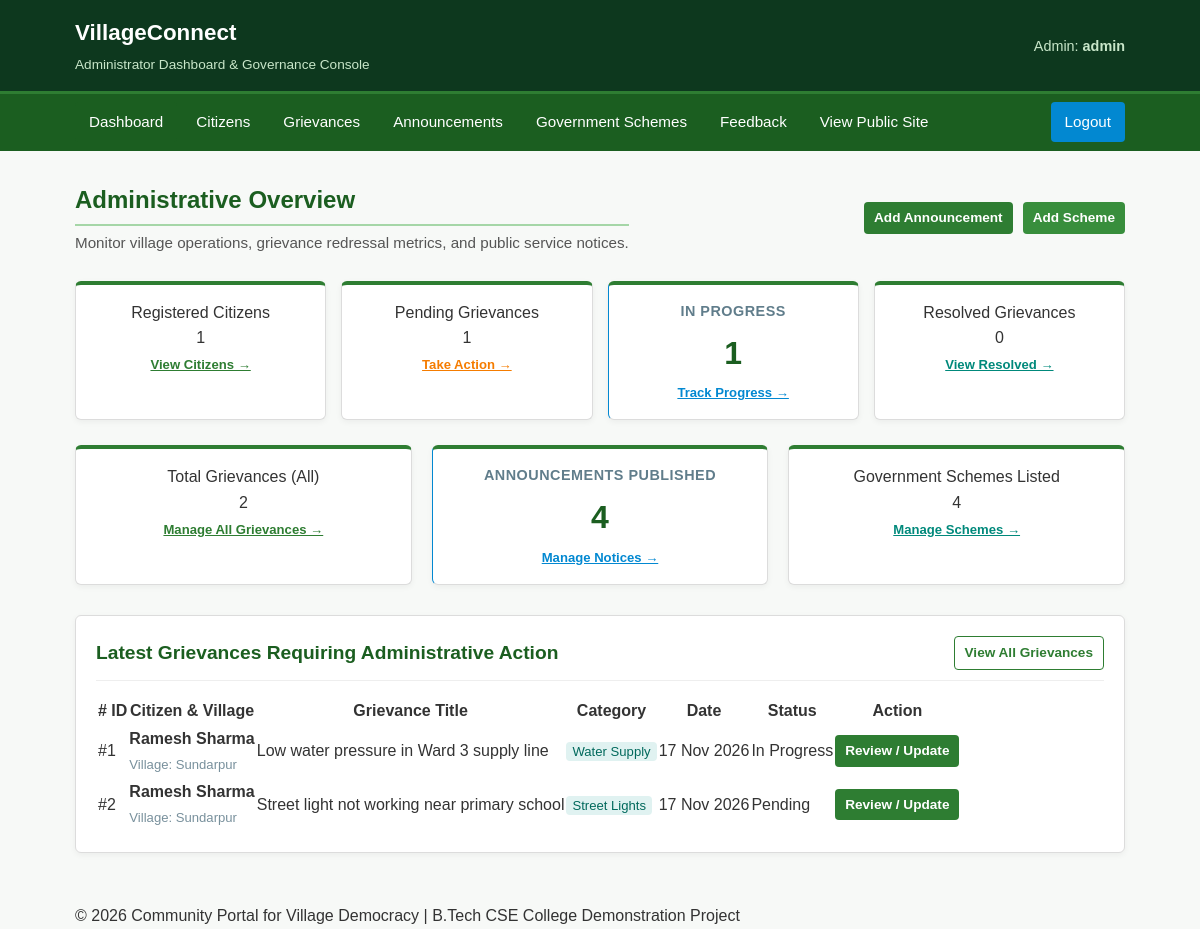
Page /admin/dashboard.php (signed in) on the committed database.
### tables this page shows
CREATE TABLE IF NOT EXISTS `grievances` (
    `id` INT AUTO_INCREMENT PRIMARY KEY,
    `citizen_id` INT NOT NULL,
    `title` VARCHAR(200) NOT NULL,
    `category` VARCHAR(50) NOT NULL,
    `description` TEXT NOT NULL,
    `status` ENUM('Pending', 'In Progress', 'Resolved') DEFAULT 'Pending',
    `admin_remark` TEXT NULL,
    `created_at` TIMESTAMP DEFAULT CURRENT_TIMESTAMP,
    `updated_at` TIMESTAMP DEFAULT CURRENT_TIMESTAMP ON UPDATE CURRENT_TIMESTAMP,
    FOREIGN KEY (`citizen_id`) REFERENCES `citizens`(`id`) ON DELETE CASCADE
);

CREATE TABLE IF NOT EXISTS `citizens` (
    `id` INT AUTO_INCREMENT PRIMARY KEY,
    `full_name` VARCHAR(100) NOT NULL,
    `email` VARCHAR(100) NOT NULL UNIQUE,
    `phone` VARCHAR(15) NOT NULL,
    `village_name` VARCHAR(100) NOT NULL,
    `password` VARCHAR(255) NOT NULL,
    `created_at` TIMESTAMP DEFAULT CURRENT_TIMESTAMP
);

### admin/dashboard.php (the view, shortened to what this page needs)
<?php
require_once "../config/db.php";
$admin_username = $_SESSION['admin_username'] ?? 'admin';
$cit_res = mysqli_query($conn, "SELECT COUNT(*) as count FROM citizens");
$total_citizens = mysqli_fetch_assoc($cit_res)['count'] ?? 0;
$total_grievances = 0;
$pending_grievances = 0;
$inprogress_grievances = 0;
$resolved_grievances = 0;
$grv_res = mysqli_query($conn, "SELECT status, COUNT(*) as count FROM grievances GROUP BY status");
while ($r = mysqli_fetch_assoc($grv_res)) {
    $total_grievances += $r['count'];
    if ($r['status'] === 'Pending') {
        $pending_grievances = $r['count'];
    } elseif ($r['status'] === 'In Progress') {
        $inprogress_grievances = $r['count'];
    } elseif ($r['status'] === 'Resolved') {
        $resolved_grievances = $r['count'];
    }
}
$ann_res = mysqli_query($conn, "SELECT COUNT(*) as count FROM announcements");
$total_announcements = mysqli_fetch_assoc($ann_res)['count'] ?? 0;
$sch_res = mysqli_query($conn, "SELECT COUNT(*) as count FROM government_schemes");
$total_schemes = mysqli_fetch_assoc($sch_res)['count'] ?? 0;
$recent_query = "SELECT g.id, g.title, g.category, g.status, g.created_at, c.full_name as citizen_name, c.village_name
                 FROM grievances g
                 JOIN citizens c ON g.citizen_id = c.id
                 ORDER BY g.created_at DESC
                 LIMIT 5";
$recent_result = mysqli_query($conn, $recent_query);
?>
<!DOCTYPE html>
<html lang="en">
<head>
    <link rel="stylesheet" href="../assets/css/style.css">
</head>
<body>
    <header class="top-header" style="background-color: #0d381e;">
        <div class="container header-content">
            <div>
                <a href="dashboard.php" class="brand-title">
                    VillageConnect
                </a>
                <span class="brand-subtitle">Administrator Dashboard & Governance Console</span>
            </div>
            <div>
                <span style="color: #c8e6c9; font-size: 0.9rem;">
                    Admin: <strong><?php echo htmlspecialchars($admin_username); ?></strong>
                </span>
            </div>
        </div>
    </header>
    <nav class="navbar" style="background-color: #1b5e20;">
        <div class="container">
            <ul class="nav-links">
                <li><a href="dashboard.php" class="active">Dashboard</a></li>
                <li><a href="manage_citizens.php">Citizens</a></li>
                <li><a href="manage_grievances.php">Grievances</a></li>
                <li><a href="manage_announcements.php">Announcements</a></li>
                <li><a href="manage_schemes.php">Government Schemes</a></li>
                <li><a href="manage_feedback.php">Feedback</a></li>
                <li><a href="../index.php" target="_blank">View Public Site</a></li>
                <li class="nav-right"><a href="logout.php" class="nav-highlight">Logout</a></li>
            </ul>
        </div>
    </nav>
    <main class="main-content">
        <div class="container">
            <div style="display: flex; justify-content: space-between; align-items: center; flex-wrap: wrap; gap: 15px; margin-bottom: 25px;">
                <div>
                    <h1 class="section-title" style="margin-bottom: 5px;">Administrative Overview</h1>
                    <p class="section-desc" style="margin-bottom: 0;">
                        Monitor village operations, grievance redressal metrics, and public service notices.
                    </p>
                </div>
                <div style="display: flex; gap: 10px; flex-wrap: wrap;">
                    <a href="add_announcement.php" class="btn btn-primary btn-sm">Add Announcement</a>
                    <a href="add_scheme.php" class="btn btn-secondary btn-sm">Add Scheme</a>
                </div>
            </div>
            <div class="grid-4" style="margin-bottom: 25px;">
                <div class="stat-card">
                    <div class="stat-label">Registered Citizens</div>
                    <div class="stat-value"><?php echo $total_citizens; ?></div>
                    <a href="manage_citizens.php" style="color: #2e7d32; font-size: 0.82rem; font-weight: 600;">View Citizens &rarr;</a>
                </div>
                <div class="stat-card orange">
                    <div class="stat-label">Pending Grievances</div>
                    <div class="stat-value"><?php echo $pending_grievances; ?></div>
                    <a href="manage_grievances.php?status=Pending" style="color: #f57c00; font-size: 0.82rem; font-weight: 600;">Take Action &rarr;</a>
                </div>
                <div class="stat-card blue">
                    <div class="stat-label">In Progress</div>
                    <div class="stat-value"><?php echo $inprogress_grievances; ?></div>
                    <a href="manage_grievances.php?status=In Progress" style="color: #0288d1; font-size: 0.82rem; font-weight: 600;">Track Progress &rarr;</a>
                </div>
                <div class="stat-card teal">
                    <div class="stat-label">Resolved Grievances</div>
                    <div class="stat-value"><?php echo $resolved_grievances; ?></div>
                    <a href="manage_grievances.php?status=Resolved" style="color: #00897b; font-size: 0.82rem; font-weight: 600;">View Resolved &rarr;</a>
                </div>
            </div>
            <div class="grid-3" style="margin-bottom: 30px;">
                <div class="stat-card">
                    <div class="stat-label">Total Grievances (All)</div>
                    <div class="stat-value"><?php echo $total_grievances; ?></div>
                    <a href="manage_grievances.php" style="color: #2e7d32; font-size: 0.82rem; font-weight: 600;">Manage All Grievances &rarr;</a>
                </div>
                <div class="stat-card blue">
                    <div class="stat-label">Announcements Published</div>
                    <div class="stat-value"><?php echo $total_announcements; ?></div>
                    <a href="manage_announcements.php" style="color: #0288d1; font-size: 0.82rem; font-weight: 600;">Manage Notices &rarr;</a>
                </div>
                <div class="stat-card teal">
                    <div class="stat-label">Government Schemes Listed</div>
                    <div class="stat-value"><?php echo $total_schemes; ?></div>
                    <a href="manage_schemes.php" style="color: #00897b; font-size: 0.82rem; font-weight: 600;">Manage Schemes &rarr;</a>
                </div>
            </div>
            <div class="card">
                <div class="card-header">
                    <h2 class="card-title">Latest Grievances Requiring Administrative Action</h2>
                    <a href="manage_grievances.php" class="btn btn-outline btn-sm">View All Grievances</a>
                </div>
                <?php if ($recent_result && mysqli_num_rows($recent_result) > 0): ?>
                    <div class="table-responsive">
                        <table class="styled-table">
                            <thead>
                                <tr>
                                    <th># ID</th>
                                    <th>Citizen & Village</th>
                                    <th>Grievance Title</th>
                                    <th>Category</th>
                                    <th>Date</th>
                                    <th>Status</th>
                                    <th>Action</th>
                                </tr>
                            </thead>
                            <tbody>
                                <?php while ($row = mysqli_fetch_assoc($recent_result)): ?>
                                    <tr>
                                        <td>#<?php echo $row['id']; ?></td>
                                        <td>
                                            <strong><?php echo htmlspecialchars($row['citizen_name']); ?></strong><br>
                                            <span style="font-size: 0.82rem; color: #78909c;">Village: <?php echo htmlspecialchars($row['village_name']); ?></span>
                                        </td>
                                        <td><?php echo htmlspecialchars($row['title']); ?></td>
                                        <td>
                                            <span style="font-size: 0.82rem; background: #e0f2f1; color: #00695c; padding: 2px 6px; border-radius: 4px;">
                                                <?php echo htmlspecialchars($row['category']); ?>
                                            </span>
                                        </td>
                                        <td><?php echo date("d M Y", strtotime($row['created_at'])); ?></td>
                                        <td>
                                            <?php
                                            $s = $row['status'];
                                            if ($s === 'Pending') {
                                                echo '<span class="badge badge-pending">Pending</span>';
                                            } elseif ($s === 'In Progress') {
                                                echo '<span class="badge badge-in-progress">In Progress</span>';
                                            } elseif ($s === 'Resolved') {
                                                echo '<span class="badge badge-resolved">Resolved</span>';
                                            }
                                            ?>
                                        </td>
                                        <td>
                                            <a href="update_grievance.php?id=<?php echo $row['id']; ?>" class="btn btn-primary btn-sm">
                                                Review / Update
                                            </a>
                                        </td>
                                    </tr>
                                <?php endwhile; ?>
                            </tbody>
                        </table>
                    </div>
                <?php else: ?>
                    <p style="color: #78909c; text-align: center; padding: 25px 0;">No grievances recorded in the database yet.</p>
                <?php endif; ?>
            </div>
        </div>
    </main>
    <footer class="site-footer">
        <div class="container text-center">
            <div class="footer-bottom">
                <p>&copy; <?php echo date("Y"); ?> Community Portal for Village Democracy | B.Tech CSE College Demonstration Project</p>
            </div>
        </div>
    </footer>
</body>
</html>

### assets/css/style.css (style rules this page uses)
* { margin: 0; padding: 0; box-sizing: border-box; }
body { font-family: 'Segoe UI', Tahoma, Geneva, Verdana, sans-serif; background-color: #f4f8fa; color: #2c3e50; font-family: Arial, Helvetica, sans-serif; background-color: #f7f9f7; color: #333333; line-height: 1.6; display: flex; flex-direction: column; min-height: 100vh; }
.container { width: 90%; max-width: 1200px; max-width: 1100px; margin: 0 auto; padding: 0 15px; }
.top-header { background-color: #1b5e20; background-color: #1b5e20; color: #ffffff; padding: 14px 0; box-shadow: 0 2px 8px rgba(0, 0, 0, 0.12); padding: 15px 0; border-bottom: 3px solid #2e7d32; }
.header-content { display: flex; justify-content: space-between; align-items: center; flex-wrap: wrap; gap: 10px; }
.brand-title { font-size: 1.35rem; font-weight: 700; font-size: 1.4rem; font-weight: bold; color: #ffffff; text-decoration: none; display: flex; align-items: center; gap: 8px; }
.brand-subtitle { font-size: 0.8rem; font-weight: normal; font-size: 0.85rem; color: #c8e6c9; display: block; color: #c8e6c9; margin-top: 3px; }
.navbar { background-color: #2e7d32; border-bottom: 3px solid #81c784; background-color: #2e7d32; border-bottom: 1px solid #1b5e20; }
.nav-links { list-style: none; display: flex; flex-wrap: wrap; gap: 4px; padding: 6px 0; gap: 5px; padding: 8px 0; }
.nav-links li a { color: #ffffff; text-decoration: none; padding: 9px 14px; padding: 8px 14px; border-radius: 4px; font-size: 0.95rem; display: inline-block; font-size: 0.95rem; font-weight: 500; transition: background-color 0.2s ease, color 0.2s ease; }
.nav-links li a:hover, .nav-links li a.active { background-color: #1b5e20; color: #ffffff; }
.nav-links li a.nav-highlight { background-color: #0288d1; color: #ffffff; }
.nav-links li.nav-right { margin-left: auto; }
.btn { display: inline-block; padding: 10px 20px; padding: 9px 18px; font-size: 0.95rem; font-weight: 600; font-weight: bold; text-decoration: none; border-radius: 5px; border-radius: 4px; border: none; cursor: pointer; text-align: center; transition: background-color 0.2s, transform 0.1s; }
.btn-primary { background-color: #2e7d32; color: #ffffff; }
.btn-secondary { background-color: #0288d1; background-color: #388e3c; color: #ffffff; }
.btn-outline { background-color: transparent; border: 2px solid #2e7d32; background-color: #ffffff; border: 1px solid #2e7d32; color: #2e7d32; }
.btn-sm { padding: 5px 10px; font-size: 0.85rem; }
.main-content { flex: 1; padding: 35px 0; padding: 30px 0; }
.section-title { font-size: 1.7rem; font-size: 1.5rem; color: #1b5e20; margin-bottom: 20px; padding-bottom: 8px; margin-bottom: 15px; padding-bottom: 5px; border-bottom: 2px solid #a5d6a7; position: relative; }
.section-desc { font-size: 1rem; color: #546e7a; margin-bottom: 25px; font-size: 0.95rem; color: #555555; margin-bottom: 20px; }
.grid-3 { display: grid; grid-template-columns: repeat(auto-fit, minmax(280px, 1fr)); grid-template-columns: repeat(auto-fit, minmax(260px, 1fr)); gap: 20px; }
.grid-4 { display: grid; grid-template-columns: repeat(auto-fit, minmax(200px, 1fr)); gap: 18px; gap: 15px; }
.card { background-color: #ffffff; border-radius: 8px; border: 1px solid #e0e0e0; box-shadow: 0 2px 6px rgba(0, 0, 0, 0.05); padding: 22px; margin-bottom: 22px; transition: transform 0.2s ease, box-shadow 0.2s ease; border: 1px solid #dcdcdc; border-radius: 6px; padding: 20px; margin-bottom: 20px; }
.card-header { border-bottom: 1px solid #f0f0f0; padding-bottom: 12px; margin-bottom: 14px; border-bottom: 1px solid #eeeeee; padding-bottom: 10px; margin-bottom: 15px; display: flex; justify-content: space-between; align-items: center; }
.card-title { font-size: 1.25rem; font-size: 1.2rem; color: #1b5e20; font-weight: 600; font-weight: bold; }
.stat-card { background: #ffffff; border-radius: 8px; padding: 18px 20px; border-left: 5px solid #2e7d32; box-shadow: 0 2px 6px rgba(0, 0, 0, 0.05); background-color: #ffffff; border: 1px solid #dcdcdc; border-top: 4px solid #2e7d32; border-radius: 6px; padding: 15px 20px; text-align: center; }

### rows in the picture
grievances: id "1", citizen.full_name "Ramesh Sharma", citizen.village_name "Sundarpur", title "Low water pressure in Ward 3 supply line", category "Water Supply", created_at "17 Nov 2026", status "In Progress"
grievances: id "2", citizen.full_name "Ramesh Sharma", citizen.village_name "Sundarpur", title "Street light not working near primary school", category "Street Lights", created_at "17 Nov 2026", status "Pending"

### other values in the picture
$admin_username "admin"
$total_citizens "1"
$pending_grievances "1"
$inprogress_grievances "1"
$resolved_grievances "0"
$total_grievances "2"
$total_announcements "4"
$total_schemes "4"
